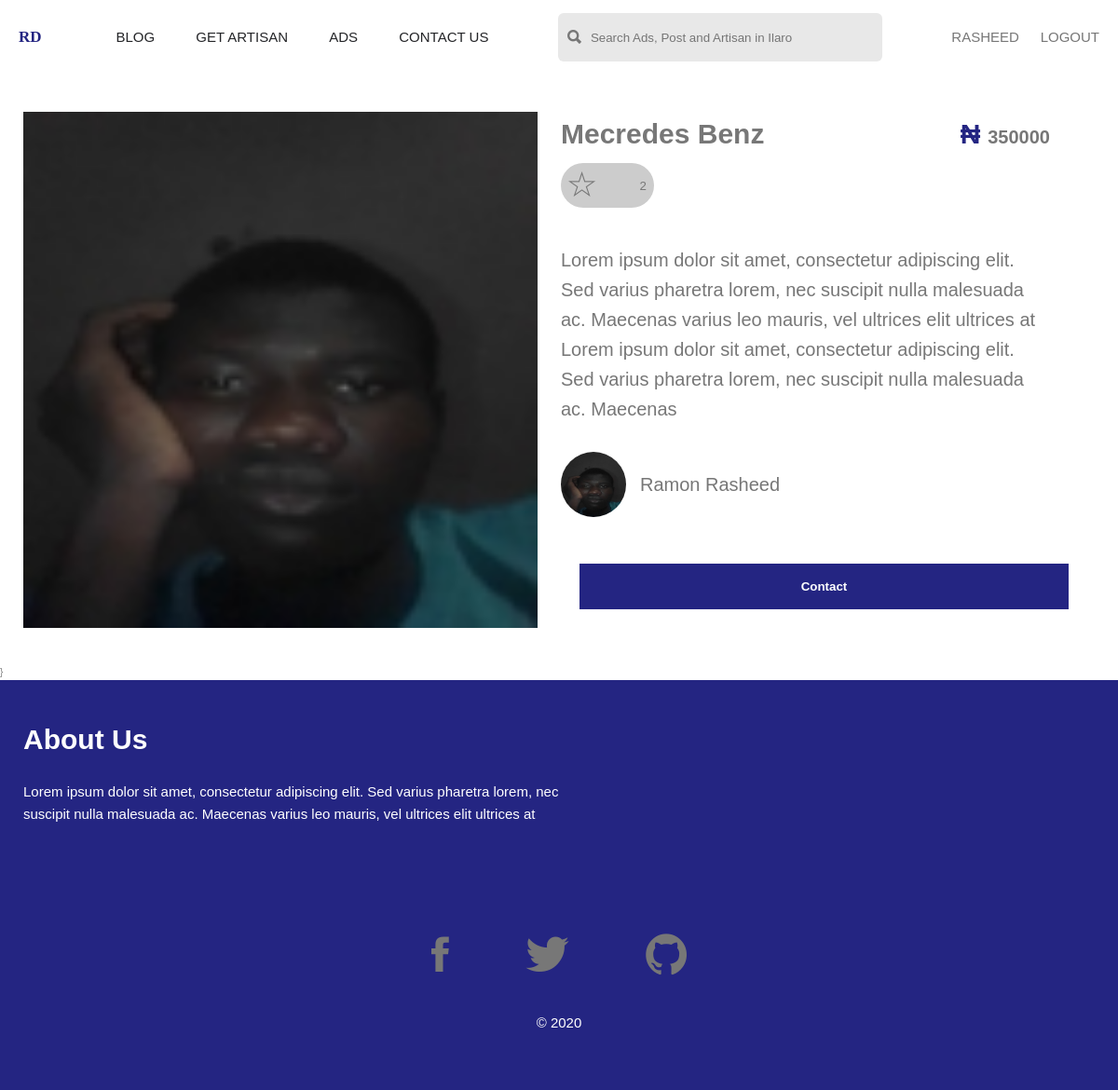
The app's page /ads/373239b7-4202-4d07-92a8-37e25d5a4d15/ (signed in) with its own data.
### myAuth/models.py (models this page shows, shortened)
class MyUser(AbstractBaseUser):
    id = models.UUIDField(primary_key=True, default=uuid.uuid4, editable=False)
    email = models.EmailField(verbose_name="email", max_length=60, unique=True)
    date_joined = models.DateTimeField(
        verbose_name='date joined', auto_now_add=True)
    last_login = models.DateTimeField(verbose_name='last login', auto_now=True)
    is_admin = models.BooleanField(default=False)
    is_active = models.BooleanField(default=True)
    is_staff = models.BooleanField(default=False)
    is_superuser = models.BooleanField(default=False)
    fullname = models.CharField(max_length=60)
    phone = models.PositiveIntegerField()
    photo = models.ImageField()
    is_artisan = models.BooleanField(default=False)
    USERNAME_FIELD = 'email'
    REQUIRED_FIELDS = ['fullname', 'phone']
    objects = MyUserManager()
    def get_name(self):
        name = self.fullname.split(" ")[1]
        return name

### main/models.py (models this page shows, shortened)
class AdImage(models.Model):
    id = models.UUIDField(primary_key=True, default=uuid.uuid4, editable=False)
    ad = models.ForeignKey(Ad, on_delete=models.CASCADE)
    image = models.ImageField()

class Ad(models.Model):
    cat = [
        ('phones', 'Phones and Tablets'),
        ('computers', 'Computers and Accessories'),
        ('cars', 'Cars'),
        ('home', 'Home and Kicthen'),
        ('babies', 'Kids and Toys'),
        ('electronic', 'Electronics'),
    ]
    id = models.UUIDField(primary_key=True, default=uuid.uuid4, editable=False)
    user = models.ForeignKey(MyUser, on_delete=models.CASCADE)
    title = models.CharField(max_length=60)
    description = models.TextField(max_length=300)
    categories = models.CharField(max_length=300, choices=cat)
    location = models.CharField(max_length=100, default="Ilaro Ogun State")
    price = models.PositiveIntegerField()
    liked = models.ManyToManyField(
        MyUser, default=None, blank=True, related_name="liked")
    boosted = models.BooleanField(default=False)
    created_at = models.DateTimeField(auto_now_add=True)

### main/views.py (the view)
# urls.py: path("ads/<str:id>/", ads_details_view, name="ads_details"),
def ads_details_view(request, id):
    ad = get_object_or_404(Ad, id=id)
    imgs = AdImage.objects.filter(ad=ad.id)
    context = {
        "ad": ad,
        "images": imgs
    }
    return render(request, 'ads/adsDetails.html', context)

### razboy/middwares.py (called while the page is built)
def open_access_middleware(get_response):
    def middleware(request):
        response = get_response(request)
        response["Access-Control-Allow-Origin"] = "*"
        response["Access-Control-Allow-Headers"] = "*"
        return response
    return middleware

### templates/ads/adsDetails.html (shortened to what this page needs)
{% extends 'base.html' %}
{% block r %}r{% endblock r %}
{% block content %}
    <section class="details-container">
     <div class="details-images">
       <div class="image-view">
         <figure class="image-fig-view">
           <img class="img-view" src="{{ images.0.image.url }}" alt="Image 1" />
         </figure>
       </div>
     </div>
     <div class="details-info">
       <div class="details-top">
         <h3 class="details-title">{{ ad.title }}</h3>
         <p class="details-big">
           <span class="cur">&#8358;</span>
           <span class="price">
             {{ ad.price }}
           </span>
         </p>
       </div>
       <div class="details-body">
            <form action="{% url 'like_ad' ad.pk %}" method="POST">
                <button type="submit" name="ad_id" class="btn-like" value="{{ ad.id }}"
                    style="border: none; background: #ccc; cursor: pointer; outline: none">
                    <i class="ion-ios-star-outline"></i>
                    <p class="likes-count">{{ ad.liked.count }}</p>
                </button>
            </form>
         <div class="details-des">
           <p class="text">
             {{ ad.description }}
           </p>
         </div>
       </div>
       <div class="details-bottom">
         <div class="seller-info">
           <img class="seller-img" src="{{ ad.user.photo.url }}" alt="" />
           <h5 class="seller-name">{{ ad.user.fullname }}</h5>
         </div>
         <button class="btn-chat" type="submit">Contact</button>
       </div>
     </div>
   </section>
{% endblock content %}

### templates/base.html (shortened to what this page needs)
{% load static %}
<!DOCTYPE html>
<html lang="en">
  <head>
    <link rel="stylesheet" href="{% static 'css/ionicons.min.css' %}" />
    <link rel="stylesheet" href="{% static 'css/style.css' %}" />
  </head>
  <body>
    <div class="container{% block r %} Replace This {% endblock r %}">
      <nav class="navigation">
        <div class="logo-box">
          <a class="logo" href="{% url 'home' %}"> RD </a>
        </div>
        <div class="nav-links">
          <a class="links" href="#">Blog</a>
          <a class="links" href="{% url 'artisan' %}">Get Artisan</a>
          <a class="links" href="{% url 'ads' %}">Ads</a>
          <a class="links" href="#contact-section">Contact Us</a>
        </div>
        <form class="search-box">
          <i class="ion-search"></i>
          <input
            type="text"
            placeholder="Search Ads, Post and Artisan in Ilaro"
          />
        </form>
        {% if request.user.is_authenticated %}
          <div class="login-group">
            <a class="" style="font-size: 1.5rem; text-transform: uppercase; margin-right: 2rem;" href="{% url 'login' %}">{{ request.user.get_name }}</a>
            <a class="" style="font-size: 1.5rem; text-transform: uppercase;" href="{% url 'logout' %}">Logout</a>
          </div>
        {% else %}
          <div class="nav-btn-group">
            <a class="nav-btn full" href="{% url 'login' %}">Login</a>
            <a class="nav-btn ghost" href="{% url 'register' %}">Sign Up</a>
          </div>
        {% endif %}
      </nav>
      {% block content %} Replace This {% endblock %}}
      <footer class="footer">
        <div class="footer-box">
          <h2 class="footer-heading">About Us</h2>
          <p class="footer-text">
            Lorem ipsum dolor sit amet, consectetur adipiscing elit. Sed varius
            pharetra lorem, nec suscipit nulla malesuada ac. Maecenas varius leo
            mauris, vel ultrices elit ultrices at
          </p>
        </div>
        <div class="footer-bottom">
          <a class="social" href="#">
            <i class="ion-social-facebook"></i>
          </a>
          <a class="social" href="#">
            <i class="ion-social-twitter"></i>
          </a>
          <a class="social" href="#">
            <i class="ion-social-github"></i>
          </a>
        </div>
        <p class="footer-text copy">
          &copy;
        </p>
      </footer>
    </div>
  </body>
</html>

### static/css/style.css (style rules this page uses)
html { font-size: 62.5%; }
body { font-size: 1rem; font-family: "Gill Sans", sans-serif; color: #777; line-height: 1.6; font-weight: 300; position: relative; }
.navigation { grid-column: 1/-1; display: flex; justify-content: space-between; align-items: center; padding: 0px 20px; height: 8rem; }
.logo-box { width: 3rem; }
.logo { color: #242582; font-size: 1.7rem; font-weight: 700; font-family: cursive; }
.nav-links { width: 40rem; display: flex; justify-content: space-between; }
.links { font-size: 1.5rem; color: #242528; font-weight: 400; text-transform: uppercase; position: relative; }
.links::after { display: block; content: ""; position: absolute; left: 0; bottom: -0.5rem; width: 0%; border-bottom: 2px solid #242528; transition: 0.3s; }
.search-box { width: 30%; background-color: #e8e8e8; display: flex; align-items: center; padding: 1rem; justify-content: space-between; border-radius: 6px; }
.search-box i { font-size: 200%; }
.search-box input { flex: 1; background-color: #e8e8e8; border: none; margin-left: 0.5rem; padding: 0.5rem; }
.footer { background-color: #242582; grid-column: 1/-1; padding: 4rem 2.5rem; color: #fff; }
.footer-box { width: 50%; }
.footer-heading { font-size: 3rem; color: #fff; margin-bottom: 2rem; }
.footer-text { font-size: 1.5rem; color: #fff; margin-bottom: 2rem; font-weight: 500; }
.footer-bottom { width: 60%; margin: 10rem auto; text-align: center; margin-bottom: 2rem; }
.social:not(:first-child) { margin-left: 2rem; }
.social i { font-size: 500%; color: #fff; font-weight: 700; padding: 3rem; }
.copy { text-align: center; }
.details-container { width: 100%; padding: 4rem 2.5rem; display: flex; align-items: stretch; }
.details-images { width: 48%; display: flex; align-items: center; justify-content: space-between; }
.image-view { width: 100%; align-self: stretch; }
.image-fig-view { width: 100%; height: 100%; }
.img-view { width: 100%; height: 100%; object-fit: cover; display: block; }
.details-info { padding: 0rem 2.5rem; width: 50%; }
.details-top { width: 100%; display: flex; justify-content: space-between; align-items: center; }
.details-title { font-size: 3rem; }
.details-big { font-weight: 700; justify-self: flex-end; }
.cur { font-size: 3rem; color: #242582; }
.price { font-size: 2rem; margin-left: 0.5rem; }
.details-body { margin-top: 0.7rem; width: 100%; }
.btn-like { padding: 0.5rem 0.8rem; display: flex; justify-content: space-between; border-radius: 200px; align-items: center; width: 10rem; background-color: #f7f7f7; }
.btn-like i { font-size: 250%; }
.details-des { margin-top: 4rem; }
.details-des p { font-size: 2rem; }
.details-bottom { width: 100%; margin-top: 3rem; }
.seller-info { display: flex; align-items: center; margin-bottom: 3rem; }
.seller-img { height: 7rem; width: 7rem; border-radius: 50%; }
.seller-name { margin-left: 1.5rem; font-size: 2rem; font-weight: 400; }
.btn-chat { width: 100%; margin: 2rem; padding: 1.7rem; border: none; background-color: #242582; color: #fff; font-weight: 700; }

### records on screen
MyUser: user.get_name "RASHEED"
AdImage: image (picture)
Ad: title "Mecredes Benz", price "350000", liked.count "2", description "Lorem ipsum dolor sit amet, consectetur adipiscing elit. Sed varius pharetra lorem, nec suscipit nulla malesuada ac. Maecenas varius leo mauris, vel ultrices elit ultrices at Lorem ipsum dolor sit amet, consectetur adipiscing elit. Sed varius pharetra lorem, nec suscipit nulla malesuada ac. Maecenas", user.photo (picture), user.fullname "Ramon Rasheed"
